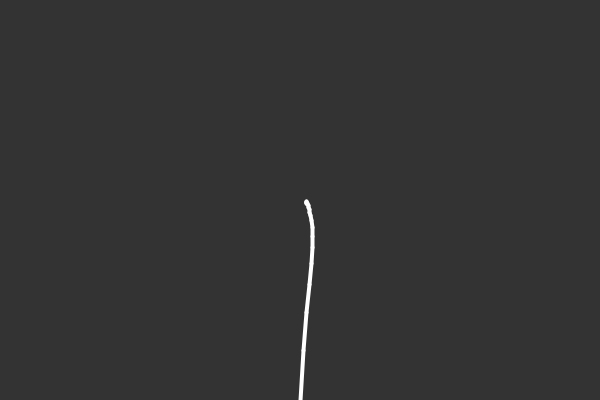
Frame 1 (no input)
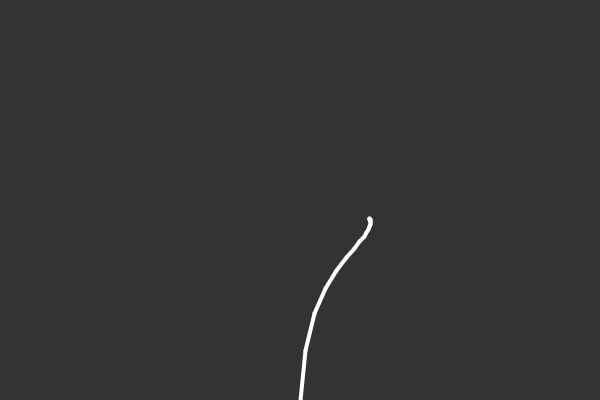
Frame 60 (the mouse pressed at the canvas centre just before this capture)
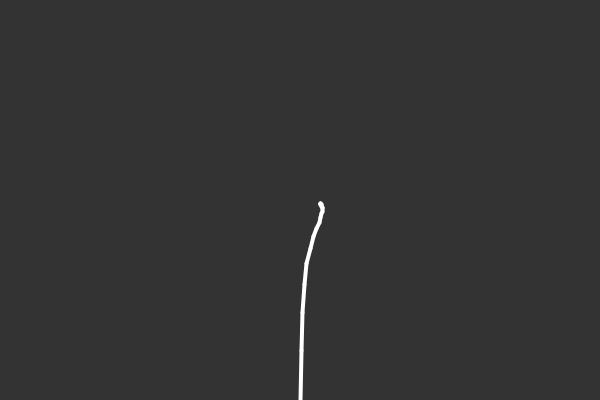
Frame 120 (the mouse held since frame 60 and released just before this capture)

The Processing sketch that drew these frames (run headless with seeded random() and noise(); from frame 60 on, the mouse is pressed at the canvas centre):

// Processing sketch: CC_64_1_a_ForwardKinematics
// ── CC_64_1_a_ForwardKinematics.pde
Segment tentacle;
// Segment seg2;
void setup() {
  size(600, 400);
  float t = 0;
  float len = 50;
  tentacle = new Segment(width/2, height, len, 0, t);

  Segment current = tentacle;
  for (int i = 0; i < 20; i++) {
    t += 0.1;
    len = len * 0.75;
    Segment next = new Segment(current, len, 0, t);
    current.child = next;
    current = next;
  }
}

void draw() {
  background(51);

  Segment next = tentacle;
  while (next != null) {
    next.wiggle();
    next.update();
    next.show();
    next = next.child;
  }
}
// ── Segment.pde
class Segment {
  PVector a;
  float len;
  float angle;
  float selfAngle;

  float t;//random(1000);

  Segment parent = null;
  Segment child = null;

  PVector b;

  Segment(Segment parent_, float len_, float angle_, float t_) {
    parent = parent_;
    a = parent.b.copy();
    len = len_;
    angle = angle_;
    selfAngle = angle;
    calculateB();
    t = t_;
  }


  Segment(float x, float y, float len_, float angle_, float t_) {
    a = new PVector(x, y);
    len = len_;
    angle = angle_;
    calculateB();
    parent = null;
    t = t_;
  }

  void wiggle() {
    float maxangle = 0.3;
    float minangle = -0.3;
    selfAngle = map(noise(t), 0, 1, minangle, maxangle);
    t += 0.03;
    //selfAngle = selfAngle + 0.01;
  }

  void update() {
    angle = selfAngle;
    if (parent != null) {
      a = parent.b.copy();
      angle += parent.angle;
    } else {
      angle += -PI/2; 
    }
    calculateB();
  }

  void calculateB() {
    float dx = len * cos(angle);
    float dy = len * sin(angle);
    b = new PVector(a.x+dx, a.y+dy);
  }


  void show() {
    stroke(255);
    strokeWeight(4);
    line(a.x, a.y, b.x, b.y);
  }
}
